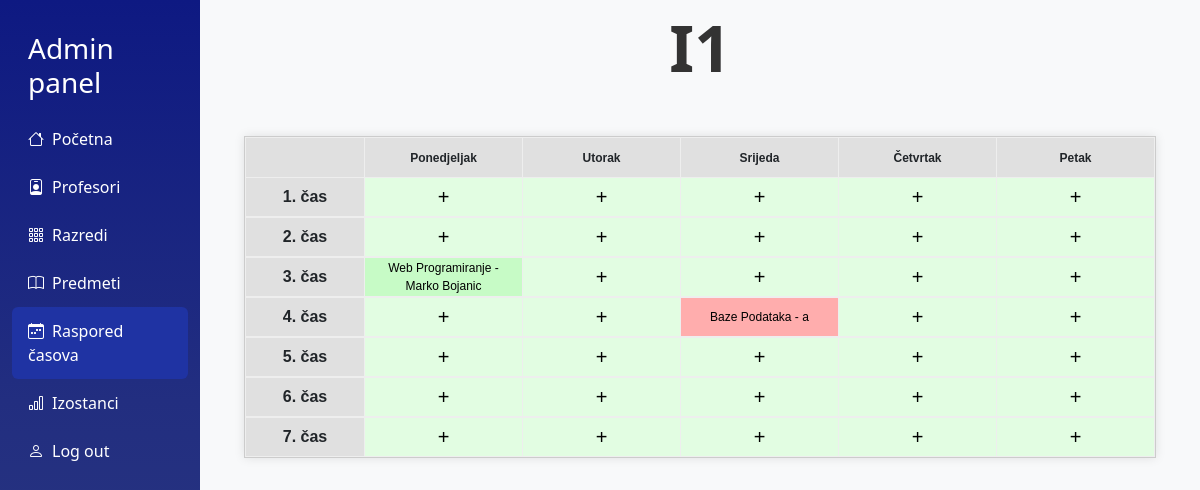
The app's page /admin/prikaziraspored.php?id=1 (signed in) with its own data.
### tables this page shows
CREATE TABLE `razred` (
  `razred_id` int(11) NOT NULL,
  `godina` enum('I','II','III','IV') DEFAULT NULL,
  `odjeljene` enum('1','2','3','4','5') DEFAULT NULL,
  `smjena` enum('1','2') DEFAULT NULL
);

CREATE TABLE `predmet` (
  `predmet_id` int(11) NOT NULL,
  `ime_predmeta` varchar(75) DEFAULT NULL,
  `boja` varchar(10) DEFAULT NULL
);

CREATE TABLE `profesor` (
  `profesor_id` int(11) NOT NULL,
  `user_id` int(11) DEFAULT NULL,
  `ime_prezime` varchar(80) DEFAULT NULL,
  `razred_id` int(11) DEFAULT NULL
);

### includes/razredi.php (called while the page is built)
<?php
$qRazredi = $conn->prepare("SELECT * FROM razred GROUP BY godina");
$qRazredi->execute();
$razredi = $qRazredi->fetchAll(PDO::FETCH_ASSOC);
function dohvatiOdjeljenja($conn, $razred)
{
    $qOdjeljenja = $conn->prepare("SELECT * FROM razred WHERE godina = :razred ORDER BY odjeljene ASC");
    $qOdjeljenja->bindParam(':razred', $razred['godina']);
    $qOdjeljenja->execute();
    return $qOdjeljenja->fetchAll(PDO::FETCH_ASSOC);
}
 ?>

### admin/prikaziraspored.php (the view, shortened to what this page needs)
<?php
require_once("../includes/dbh.php");
require_once("../includes/razredi.php");
require_once("../includes/admincheck.php");
$id = $_REQUEST['id'];
$qFindRaz = $conn->prepare("SELECT * FROM razred WHERE razred_id = :id");
$qFindRaz->bindParam(":id", $id);
$qFindRaz->execute();
$r = $qFindRaz->fetch(PDO::FETCH_ASSOC);
$qCasovi = $conn->prepare("SELECT * FROM cas WHERE cas.razred_id = :id");
$qCasovi->bindParam(":id", $id);
$qCasovi->execute();
$casovi = $qCasovi->fetchAll(PDO::FETCH_ASSOC);
function dohvatiPredmet($id, $conn)
{
    $qPredmet = $conn->prepare("
        SELECT pred.ime_predmeta, pred.boja
        FROM cas
        INNER JOIN profesor_predmet pp ON pp.profesor_predmet_id = cas.profesor_predmet_id
        INNER JOIN predmet pred ON pred.predmet_id = pp.predmet_id
        WHERE cas.cas_id = :id
    ");
    $qPredmet->bindParam(":id", $id);
    $qPredmet->execute();
    $predmet = $qPredmet->fetch(PDO::FETCH_ASSOC);
    $qProfesor = $conn->prepare("
        SELECT prof.ime_prezime
        FROM profesor_predmet pp
        INNER JOIN profesor prof ON prof.profesor_id = pp.profesor_id
        INNER JOIN cas c ON c.profesor_predmet_id = pp.profesor_predmet_id
        WHERE c.cas_id = :id
    ");
    $qProfesor->bindParam(":id", $id);
    $qProfesor->execute();
    $profesor = $qProfesor->fetch(PDO::FETCH_ASSOC);
    if($profesor && $predmet)
    {
        echo '<div class="cell subject-cell" style="background-color:'.$predmet['boja'].'">
        <a href="editcas.php?id='.$id.'">'.$predmet['ime_predmeta'].' - '.$profesor['ime_prezime'].'</a></div>';
    }
    else
    {
        echo '<div class="cell subject-cell"> Nepoznat Predmet </div>';
    }
}
?>
<!DOCTYPE html>
<html lang="en">
<head>
    <link href="https://cdn.jsdelivr.net/npm/bootstrap@5.3.3/dist/css/bootstrap.min.css" rel="stylesheet">
    <link href="https://cdn.jsdelivr.net/npm/bootstrap-icons/font/bootstrap-icons.css" rel="stylesheet">
    <link rel="stylesheet" href="../css/dashboard.css">
    <link rel="stylesheet" href="../css/kartica.css">
    <link rel="stylesheet" href="../css/raspored.css">
</head>
<body>
<body>
<div class="container-fluid">
    <div class="row">
    <nav class="col-md-2 sidebar">
            <h5 class="px-3 fs-3 my-3">Admin panel</h5>
            <a href="dashboard.php"><i class="bi bi-house me-2"></i>Početna</a>
            <a href="prikaziprofesore.php"><i class="bi bi-person-badge me-2"></i>Profesori</a>
            <div class="dropdown-container">
                <a href="#"><i class="bi bi-grid-3x3-gap me-2"></i>Razredi</a>
            </div>
            <a href="prikazipredmete.php"><i class="bi bi-book me-2"></i>Predmeti</a>
            <div class="dropdown-container">
                <a href="#" class="active"><i class="bi bi-calendar-week me-2"></i>Raspored časova</a>
                    <?php
                    foreach ($razredi as $razred)
                    { ?>
                        <?php $odjeljenja = dohvatiOdjeljenja($conn, $razred); ?>
                    <?php
                    } ?>
            </div>
            <a href="#"><i class="bi bi-bar-chart me-2"></i>Izostanci</a>
            <a href="../logout.php"><i class="bi bi-person me-2"></i>Log out</a>
        </nav>
        <main class="col-md-9 ms-sm-auto col-lg-10 px-md-4">
            <div class="naziv-razreda"><?php echo $r['godina']; echo $r['odjeljene'];?></div>
            <div class="main-wrapper">
        <div class="raspored-container">
            <div class="header-row">
                <div class="cell hour-label"></div>
                <?php
                for($i = 0; $i < 5; $i++)
                {
                    $dan = date('l',  strtotime('next Monday + '.$i.' days'));
                    $prevodDana = [
                        "Monday" => 'Ponedjeljak',
                        "Tuesday" => "Utorak",
                        "Wednesday" => "Srijeda",
                        "Thursday" => "Četvrtak",
                        "Friday" => "Petak"
                    ];
                 ?>
                <div class="cell day-header"><?php echo $prevodDana[$dan]; ?></div>
                <?php
                }?>
            </div>
            <?php for($i = 1; $i < 8; $i++)
            {
                echo '<div class="row-content">';
                echo '<div class="cell hour-label">'.$i.'. čas</div>';
                for($j = 0; $j < 5; $j++)
                {
                    $dan = date('l', strtotime('next Monday +'.$j.' days'));
                    $odabraniCas = null;
                    if(isset($casovi))
                    {
                        foreach($casovi as $cas)
                        {
                            if($cas['dan'] == $dan && $cas['redni_broj'] == $i)
                            {
                                $odabraniCas = $cas;
                                break;
                            }
                        }
                    }
                    if($odabraniCas)
                    {
                        dohvatiPredmet($odabraniCas['cas_id'], $conn);
                    }
                    if(!$odabraniCas)
                    {
                        echo '<div class="cell subject-cell dodaj-cas"><a href="kreirajcas.php?r='.$id.'&dan='.$dan.'&br='.$i.'" class="dodaj-cas">+</a></div>';
                    }
                }
                echo '</div>';
            }
            ?>
            </div>
        </div>
    </div>
    </div>
</body>
</html>

### css/dashboard.css (style rules this page uses)
body { background-color: #f8f9fa; }
.sidebar { height: 100vh; background: linear-gradient(to bottom, rgb(14, 25, 130), rgb(34, 46, 128), rgb(45, 58, 128)) ; color: white; padding-top: 1rem; }
.sidebar a { color: white; text-decoration: none; padding: 0.75rem 1rem; display: block; border-radius: 0.375rem; }
.sidebar a.active, .sidebar a:hover { background-color: rgb(31, 51, 163); }
.dropdown-container { position: relative; }

### css/kartica.css (style rules this page uses)
body { background-color: #f8f9fa; }
.sidebar { height: 100vh; background: linear-gradient(to bottom, rgb(14, 25, 130), rgb(34, 46, 128), rgb(45, 58, 128)); color: white; padding-top: 1rem; }
.sidebar a { color: white; text-decoration: none; padding: 0.75rem 1rem; display: block; border-radius: 0.375rem; }
.sidebar a.active, .sidebar a:hover { background-color: rgb(31, 51, 163); }
.dropdown-container { position: relative; }
.naziv-razreda { text-align: center; font-size: 4rem; font-weight: bold; margin-bottom: 20px; color: #333; }

### css/raspored.css (style rules this page uses)
.main-wrapper { font-family: Arial, sans-serif; display: flex; justify-content: center; align-items: flex-start; margin: 0; padding: 20px; width: 100%; box-sizing: border-box; }
.raspored-container { display: flex; flex-direction: column; border: 1px solid #ccc; box-shadow: 0 0 10px rgba(0, 0, 0, 0.1); max-width: 1100px; width: 100%; }
.header-row, .row-content { display: flex; flex-shrink: 0; }
.cell { display: flex; justify-content: center; align-items: center; text-align: center; padding: 15px 10px; border: 1px solid #eee; box-sizing: border-box; height: 40px; }
.corner-cell, .hour-label { flex-basis: 120px; flex-grow: 0; }
.day-header, .subject-cell { font-size: 1.5vh; flex-basis: calc((100% - 120px) / 5); flex-grow: 1; text-decoration: none; }
.day-header, .hour-label { background-color: #e0e0e0; font-weight: bold; }
.subject-cell { background-color: #fff; }
.cell + .cell { border-left: none; }
.header-row .cell { border-bottom: none; }
.header-row .cell:first-child { border-bottom: none; }
.row-content .cell:first-child { border-left: 1px solid #eee; }
.dodaj-cas { font-size: 2.5vh; background-color: rgb(226, 253, 226); color: rgb(0, 94, 0); text-decoration: none; }
.subject-cell a { text-decoration: none; color: black; }

### records on screen
razred: godina "I", odjeljene "1"
predmet: ime_predmeta "Web Programiranje", profesor.ime_prezime "Marko Bojanic"
predmet: ime_predmeta "Baze Podataka", profesor.ime_prezime "a"

### other values on screen
$prevodDana[$dan] "Ponedjeljak"
$prevodDana[$dan] "Utorak"
$prevodDana[$dan] "Srijeda"
$prevodDana[$dan] "Četvrtak"
$prevodDana[$dan] "Petak"
